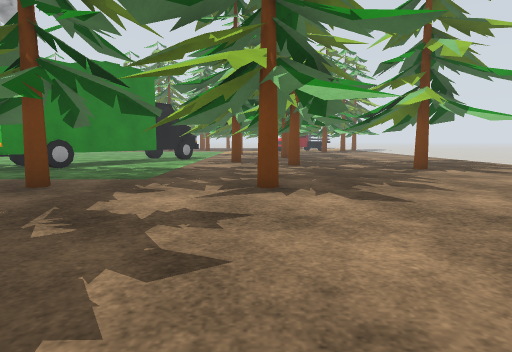
View 1 (above)

16 first-person views from a walk through a world built for the Gazebo simulator. The camera is 0.94 m above the floor, tilts 6° down and sees 75° across. The floor is counted in squares, 1 m on a side. Each view is taken from the middle of a square. On the plan, view 1 faces up. The plan holds only what a view shows up to about 12 squares ahead; the rest is blank. The place goes on beyond the plan. Surface patterns are stand-ins for the level's own textures.

View 2
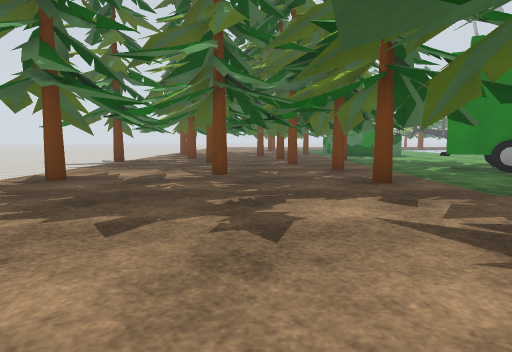

View 3
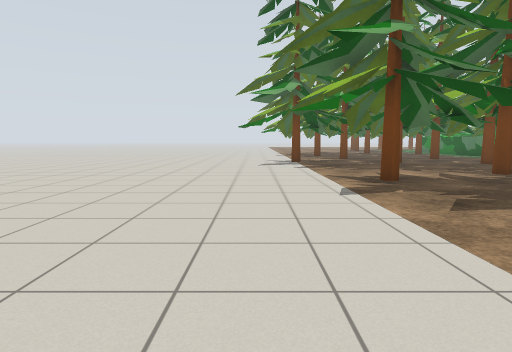

View 4
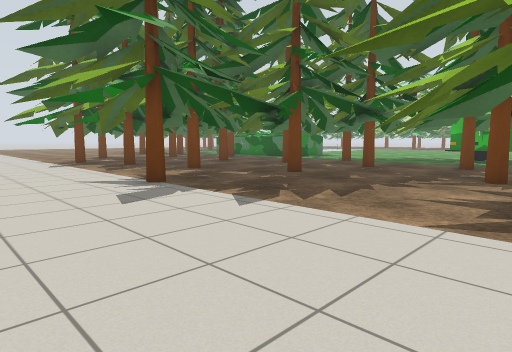

View 5
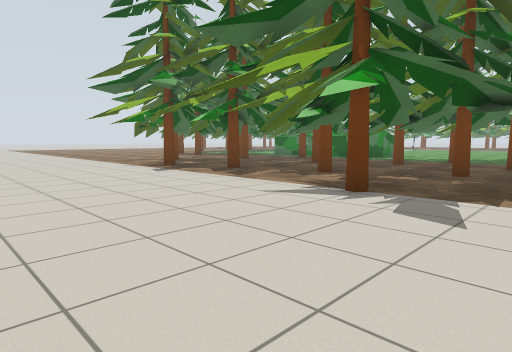

View 6
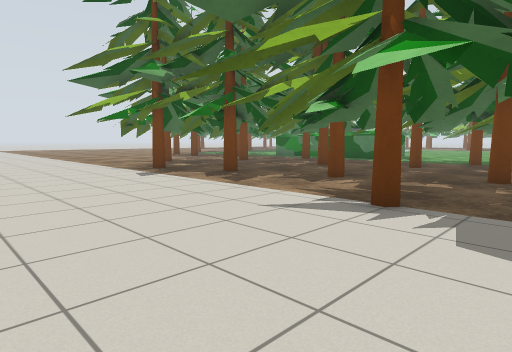

View 7
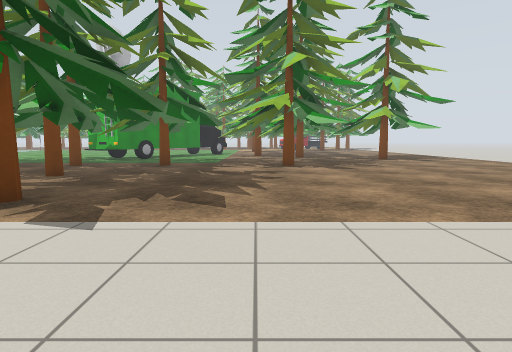

View 8
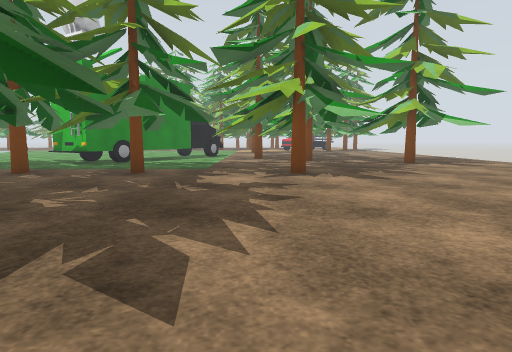

View 9
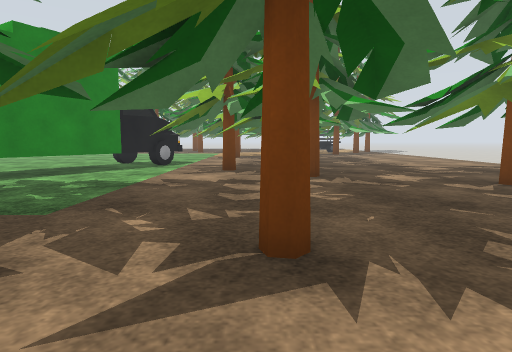

View 10
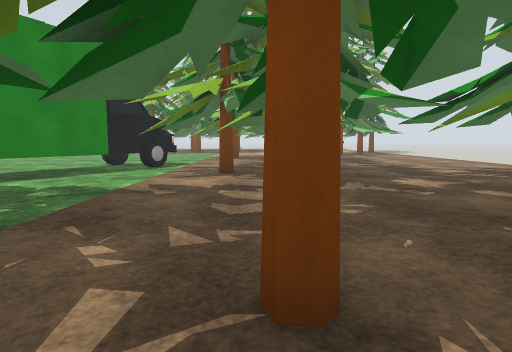

View 11
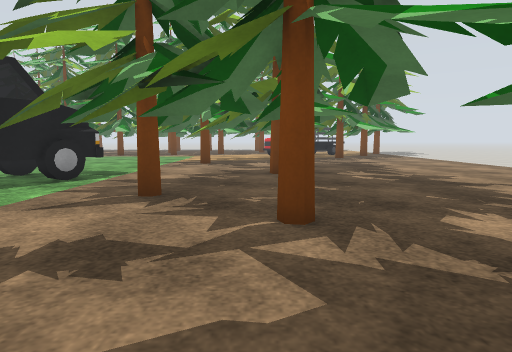

View 12
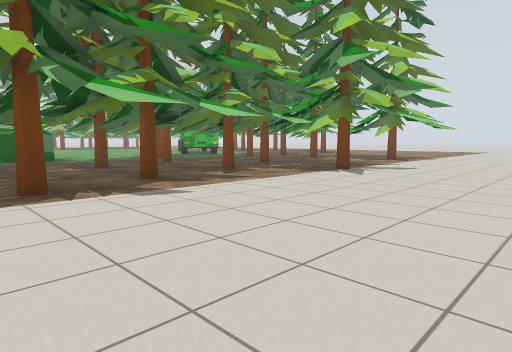

View 13
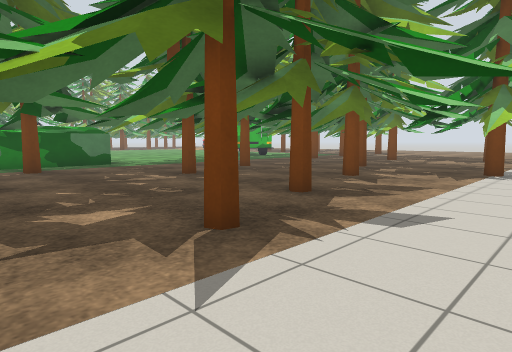

View 14
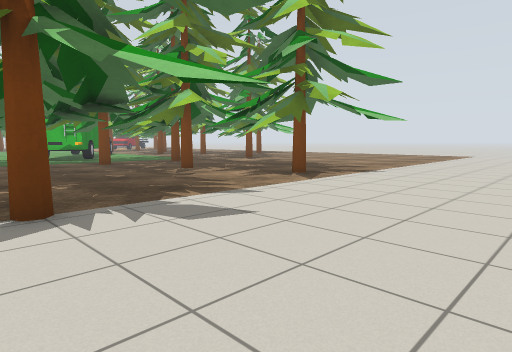

View 15
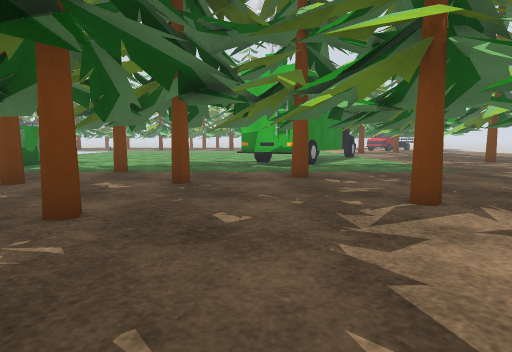

View 16
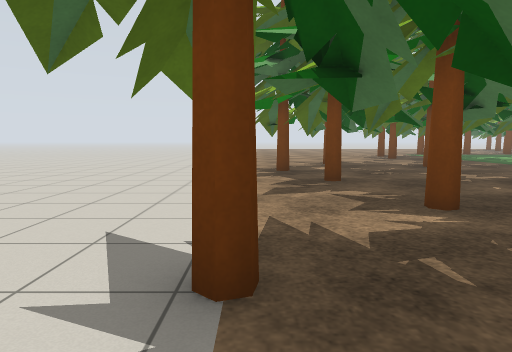

### Floor plan
Key: @ floor where view 1 was taken; # wall or solid block; x gap in a wall; . floor; T thing the floor can be seen under or through.
Columns run from 23 left of view 1 to 3 right of it. Each row starts with its distance up from view 1.
 21                   .. ..
 20                   .....
 19                    ....###.
 18                  ###... #..
 17               ..  ##.. T#
 16               ..  ##
 15                   #.TTT   T
 14                  #...     .
 13                  #.. .TTTTx
 12                 #...... .x.
 11                ##........
 10    ##      # ..#...........
  9   ##  ..  ..... TT .T.. .#.
  8   #.....  #.  #    T    T..
  7   #....              TTT...
  6   #                    ....
  5                   T  T.. ..
  4              ##   .........
  3              .##TT.........
  2        ######...  ..T......
  1       ###.. ....   T ......
  0    #### ..T TT... .....@...
 -1 #### ....    ...TTT........
 -2 . .# x#..TTT......  ......
 -3 ...  ..... .....#.. ......
 -4 .........#.. ..............
 -5 ..........................
 -6 .........................
 -7  .......................
 -8  ......   ... ........

Positions as (right, up) in squares from view 1, and headings:
1: (0, 0), facing up
2: (3, 4), facing left
3: (3, -4), facing left
4: (-5, -6), facing up-left
5: (-9, -8), facing up-left
6: (-10, -7), facing up-left
7: (-1, -6), facing up
8: (-1, -3), facing up
9: (0, 4), facing up
10: (0, 5), facing up
11: (1, 9), facing up
12: (-22, -8), facing up-right
13: (-23, -4), facing up-right
14: (-13, -7), facing up-right
15: (-9, -2), facing up
16: (-10, -2), facing left
